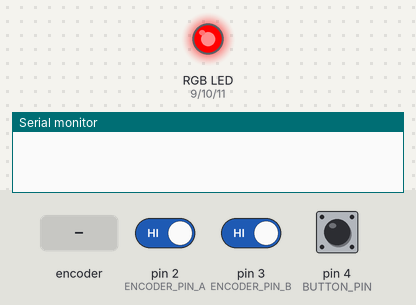
The sketch below on a simulated Arduino Uno, built with avr-gcc and run on an emulated ATmega328P. On the bench: an RGB LED mixed from three pins (HIGH = lit), the last lines printed to the serial monitor. Inputs (shaded band) come from the test bench; at power-on: pin 2 (ENCODER_PIN_A) HIGH, pin 3 (ENCODER_PIN_B) HIGH, pin 4 (BUTTON_PIN) HIGH.

Above: at 1.2 s.
1.3 s: rotary encoder on pin 2 (ENCODER_PIN_A) / pin 3 (ENCODER_PIN_B) turned 3 steps (first pin leading)
At 1.6 s:
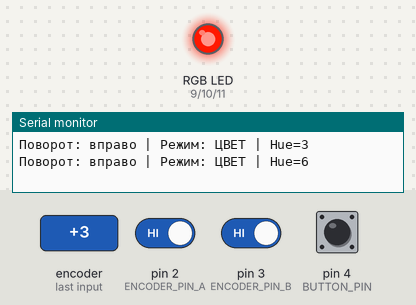
3.4 s: rotary encoder on pin 2 (ENCODER_PIN_A) / pin 3 (ENCODER_PIN_B) turned 3 steps (first pin leading)
At 5.2 s:
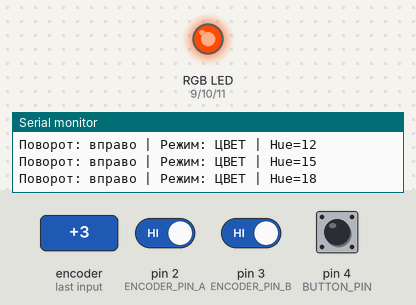
Timing chart, 0 to 6.7 s (numbered marks = the images above; inputs shaded):
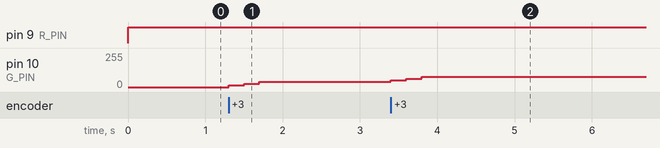

Measured:
- after the input at 1.3 s, pin 10 (G_PIN): 0/255 → 12/255 at once, → 25/255 0.20 s later, → 38/255 0.20 s later
- after the input at 3.4 s, pin 10 (G_PIN): 38/255 → 51/255 at once, → 63/255 0.20 s later, → 76/255 0.20 s later

The sketch:

task_11.ino
```cpp
const int R_PIN = 9;
const int G_PIN = 10;
const int B_PIN = 11;

const int ENCODER_PIN_A = 2;
const int ENCODER_PIN_B = 3;
const int BUTTON_PIN = 4;

int hue = 0;          // 0..359
int brightness = 255; // 0..255 (Value)

// Для энкодера
int lastA = HIGH;
int lastB = HIGH;

void setRGB(int r, int g, int b) {
  analogWrite(R_PIN, r);
  analogWrite(G_PIN, g);
  analogWrite(B_PIN, b);
}

void hsvToRgb(int hue, int brightness, int &red, int &green, int &blue) {
  // Делим оттенок на 60°, чтобы понять сектор (0..5)
  float huePosition = hue / 60.0;
  int sector = (int)floor(huePosition) % 6;
  float fraction = huePosition - sector; // дробная часть для плавного перехода

  // Промежуточные значения для плавного перехода между секторами
  int value = brightness; // максимальное значение (V)
  int decreasing = (int)(value * (1 - fraction));  // спадающий канал
  int increasing = (int)(value * fraction);        // возрастающий канал

  switch (sector) {
    case 0: red = value;      green = increasing;  blue = 0;        break;
    case 1: red = decreasing; green = value;       blue = 0;        break;
    case 2: red = 0;          green = value;       blue = increasing; break;
    case 3: red = 0;          green = decreasing;  blue = value;    break;
    case 4: red = increasing; green = 0;           blue = value;    break;
    case 5: red = value;      green = 0;           blue = decreasing; break;
  }
}


void setup() {
  pinMode(R_PIN, OUTPUT);
  pinMode(G_PIN, OUTPUT);
  pinMode(B_PIN, OUTPUT);

  pinMode(ENCODER_PIN_A, INPUT_PULLUP);
  pinMode(ENCODER_PIN_B, INPUT_PULLUP);
  pinMode(BUTTON_PIN, INPUT_PULLUP);

  lastA = digitalRead(ENCODER_PIN_A);
  lastB = digitalRead(ENCODER_PIN_B);

  Serial.begin(9600);
}

void loop() {
  int A = digitalRead(ENCODER_PIN_A);
  int B = digitalRead(ENCODER_PIN_B);
  if (A != lastA) { // Изменился канал A → шаг энкодера
    if (A == LOW) {
      // Определяем направление по каналу B
      if (B == HIGH) {
        encoderTurn(+1); // вправо
      } else {
        encoderTurn(-1); // влево
      }
    }
  }

  lastA = A;
  lastB = B;

  int r, g, b;
  hsvToRgb(hue, brightness, r, g, b);
  setRGB(r, g, b);
}

// Обработка шага энкодера
void encoderTurn(int dir) {
  int buttonState = digitalRead(BUTTON_PIN);

  if (buttonState == LOW) {
    // Кнопка нажата → меняем яркость
    brightness += dir * 5;
    if (brightness < 0) brightness = 0;
    if (brightness > 255) brightness = 255;

    Serial.print("Поворот: ");
    Serial.print(dir > 0 ? "вправо" : "влево");
    Serial.print(" | Режим: ЯРКОСТЬ | Яркость=");
    Serial.println(brightness);

  } else {
    // Кнопка не нажата → меняем цвет (Hue)
    hue += dir * 3;
    if (hue < 0) hue += 360;
    if (hue >= 360) hue -= 360;

    Serial.print("Поворот: ");
    Serial.print(dir > 0 ? "вправо" : "влево");
    Serial.print(" | Режим: ЦВЕТ | Hue=");
    Serial.println(hue);
  }
}
```
